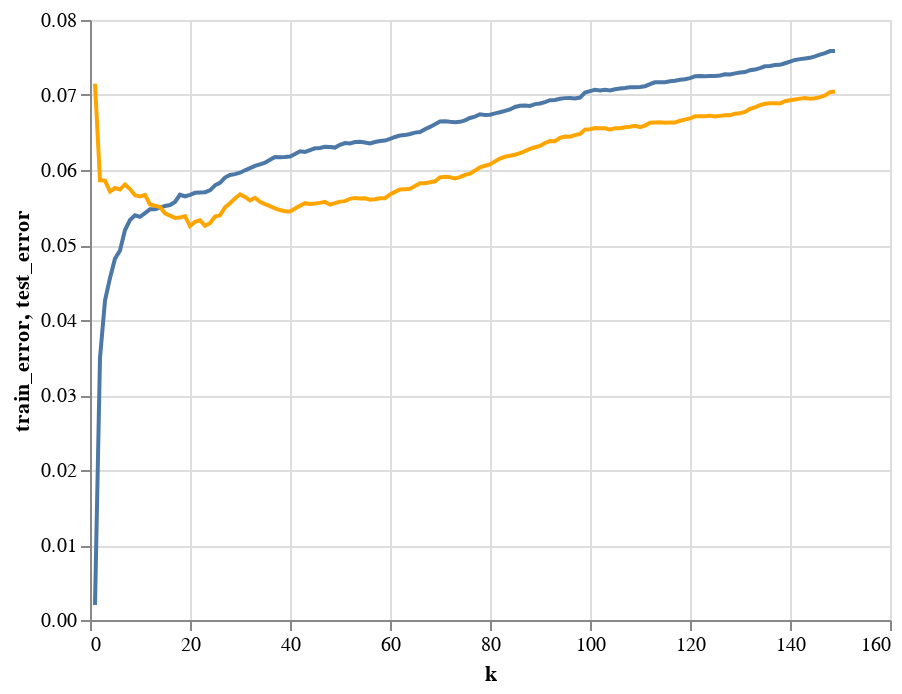

Notebook code for this chart:
### Code cell
ctrain = alt.Chart(df_scores).mark_line().encode(
    x = "k",
    y = "train_error",
    tooltip=['k']
)

ctest = alt.Chart(df_scores).mark_line(color="orange").encode(
    x = "k",
    y = "test_error",
    tooltip=['k']
)

ctrain + ctest

### Figure 1 — Vega-Lite specification as saved in the notebook (floating-point values rounded to 4 significant figures; data arrays with more than 128 entries replaced by an {"elided": "..."} marker saying what was removed)
{"config": {"view": {"continuousWidth": 400, "continuousHeight": 300}}, "layer": [{"mark": "line", "encoding": {"tooltip": [{"field": "k", "type": "quantitative"}], "x": {"field": "k", "type": "quantitative"}, "y": {"field": "train_error", "type": "quantitative"}}}, {"mark": {"type": "line", "color": "orange"}, "encoding": {"tooltip": [{"field": "k", "type": "quantitative"}], "x": {"field": "k", "type": "quantitative"}, "y": {"field": "test_error", "type": "quantitative"}}}], "data": {"name": "data-7e74cc28552d9fcedb918208d741d255"}, "$schema": "https://vega.github.io/schema/vega-lite/v4.17.0.json", "datasets": {"data-7e74cc28552d9fcedb918208d741d255": {"elided": "149 records"}}}
